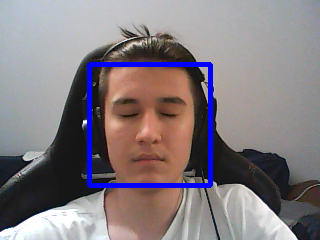
#> input picture 0.png, 320 x 240 px, given in place of the camera
$ python faceRecognition.py
#> lines starting #> are read from the running program, lines starting #| are printed output that depends on the picture; after the words box and inside, x2 and y2 are one past the last pixel; in counts of white or black regions, pixels touching at a corner belong together
# External libraries:
from PIL import ImageFont, ImageDraw, Image
import numpy as np
import cv2 as cv

#STD libraries
from sys import platform
import datetime
import os
import shutil
import time
import json

clear_terminal = None

COLOR = (255,0,0)
STROKE = 2

HIGHEST_RESOLUTION = (1024, 768)
CURRENT_RESOLUTION = (320, 240)
ZOOM = True
FONT = cv.FONT_HERSHEY_COMPLEX
face_cascade = cv.CascadeClassifier('cascades/haarcascade_frontalface_alt2.xml')
MPLUS_FONT = ImageFont.truetype('./redist/MPLUS.ttf', 32)

def clear_windows():
    os.system('cls')

def clear_linux():
    os.system('clear')

if platform == 'linux' or platform == 'linux2':
    clear_terminal = clear_linux
elif platform == 'darwin':
    clear_terminal = clear_linux
elif platform == 'win32':
    clear_terminal = clear_windows
    os.system('@echo off')
    clear_terminal()

if clear_terminal == None:
    print('Végzetes hiba lépett fel, ezért a program fel lett függesztve.')
    exit()


print('Válasszon kamera felbontást:\n1 | 320 x 240\n2 | 640 x 480\n3 | 800 x 600\n4 | 1024 x 768')
resolution = int(input('>>> '))
#> the answer given: 3
#> the answer given: 1
if resolution == 1:
    CURRENT_RESOLUTION = (320, 240)
    ZOOM = True
elif resolution == 2:
    CURRENT_RESOLUTION = (640, 480)
    ZOOM = False
elif resolution == 3:
    CURRENT_RESOLUTION = (800, 600)
    ZOOM = False
elif resolution == 4:
    CURRENT_RESOLUTION = (1024, 768)
    ZOOM = False
clear_terminal()


# [117 lines left out: functions train, registerMemberPicture, getBirthDate, registerData, not called in this run]


def recognize():
    clear_terminal()
    memberslist = []
    with open('members.json', 'r', encoding='UTF-8') as members:
#> (reads members.json from the repository)
        memberslist = json.load(members)
    if not len(memberslist['members']) == 0:
        recognizedFaces = dict()
        recognizer = cv.face_LBPHFaceRecognizer.create()
        recognizer.read('trainer.yml')
        CAP = cv.VideoCapture(0, cv.CAP_DSHOW)
        # CAP.set(cv.CAP_PROP_SETTINGS, 1)
        # print("Kérjük konfigurálja a kamerát.\n")
        # input('Nyomjon entert a folytatáshoz:\n')
        CAP.set(cv.CAP_PROP_FRAME_WIDTH, CURRENT_RESOLUTION[0])
        CAP.set(cv.CAP_PROP_FRAME_HEIGHT, CURRENT_RESOLUTION[1])
        mostLikelyMatch = ''
        frames = 0
        while True:
            cv.waitKey(1)
            ret, frame = CAP.read()
#> frame is the input picture: shape (240, 320, 3); mean B, G, R 128.9, 123.5, 131.9
            if not ret:
                print('Hiba lépett fel a kamera indítása közben.')
                break

            frameGreyscale = cv.cvtColor(frame, cv.COLOR_BGR2GRAY)
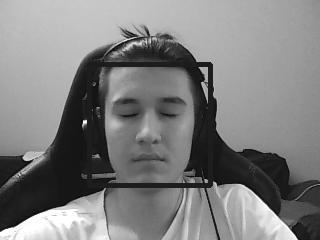
#> frameGreyscale: shape (240, 320); min 14, max 255, mean 126.7
            faces = face_cascade.detectMultiScale(frameGreyscale, 1.15, 4)
#> faces = [[91, 67, 117, 117]]

            if len(faces) > 0 and len(faces) < 2:
                for (x,y,w,h) in faces:
                    roi_gray = frameGreyscale[y:y+h, x:x+h]
                    id_, cf = recognizer.predict(roi_gray)
                    cv.rectangle(frame, (x,y), (x+w,y+h), COLOR, STROKE )

                    # print(cf)
                    if cf < 50 and not id_ in recognizedFaces:
                        recognizedFaces[id_] = [id_, 1]
                    elif cf < 50 and id_ in recognizedFaces:
                        recognizedFaces[id_][1] += 1
                    elif cf > 50:
                        if not 'unknown' in recognizedFaces:
                            recognizedFaces['unknown'] = ['unknown', 1]
                        else:
                            recognizedFaces['unknown'][1] += 1
                    frames += 1
#> this loop made 1 pass
#> (x, y, w, h, id_, cf, frames) on pass 1: (91, 67, 117, 117, 0, 79.24, 1)
#> pass 1, in recognize, `roi_gray = frameGreyscale[y:y+h, x:x+h]`:
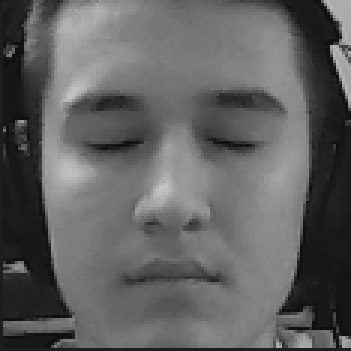
#> roi_gray: shape (117, 117) (shown 3 times larger); min 14, max 197, mean 96.4
#> after the loop:
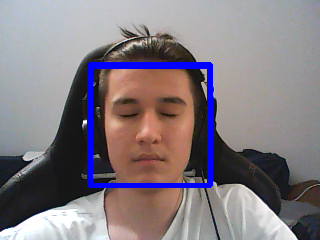
#> frame: shape (240, 320, 3); 0.6% of pixels changed, all inside (x1, y1, x2, y2) = (92, 67, 208, 183)
#> after the loop, frames = 1; recognizedFaces = {'unknown': ['unknown', 1]}

                highestPercentage = 0
                highestKey = ''
                for k, v in recognizedFaces.items():
                    if v[1] > highestPercentage:
                        highestKey = k
                        highestPercentage = v[1]
#> this loop made 1 pass
#> (k, v, highestKey, highestPercentage) on pass 1: ('unknown', ['unknown', 1], 'unknown', 1)
#> after the loop, highestPercentage = 1

                id = recognizedFaces[highestKey][0]
#> id = 'unknown'

                if id == 'unknown':
                    mostLikelyMatch = 'Legjobb találat: Ismeretlen!'
                else:
                    memeberdata = memberslist['members'][id]
                    mostLikelyMatch = 'Legjobb találat: %s' % memeberdata['name']

            frame_pil = Image.fromarray(frame)
            draw = ImageDraw.Draw(frame_pil)
            draw.text((10, CURRENT_RESOLUTION[1]-60), mostLikelyMatch, font = MPLUS_FONT, fill = (0, 0, 250, 0))
            frame = np.array(frame_pil)
            progress = f'Arcfelismeres folyamatban: {frames*2}%'
#> progress = 'Arcfelismeres folyamatban: 2%'
            cv.putText(frame,progress,(10,30), FONT ,1,(25,25,250),1)
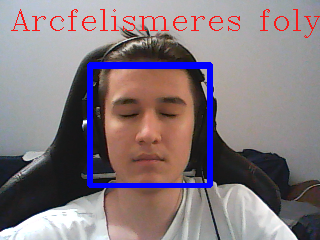
#> frame: shape (240, 320, 3); 1.39% of pixels changed, all inside (x1, y1, x2, y2) = (11, 9, 320, 38)

            if ZOOM:
                frame = cv.resize(frame, (CURRENT_RESOLUTION[0]*2, CURRENT_RESOLUTION[1]*2))
            cv.imshow('Arcfelismerés', frame)
            if frames > 50:
                CAP.release()
                cv.destroyAllWindows()
                date = datetime.date.today()
                # [8 lines of commented-out code are left out]

                id = recognizedFaces[highestKey][0]
                if id != 'unknown':
                    memeberdata = memberslist['members'][id]
                    birthdate = memeberdata['birthdate']
                    purchase_date = datetime.date(memeberdata['purchase_date'][0], memeberdata['purchase_date'][1], memeberdata['purchase_date'][2])
                    pass_expires = purchase_date + datetime.timedelta(memeberdata['pass_type'])
                    delta = pass_expires - date
                    percentage = recognizedFaces[highestKey][1]
                    clear_terminal()

                    print("Név: ", memeberdata['name'], '-', str(percentage*2)+'%')
                    print("Született: ", f"{birthdate[0]} {birthdate[1]} {birthdate[2]}.")
                    print("Bérlet típus: ", memeberdata['pass_type'])
                    print("Bérletet vásárolta: ", f"{purchase_date.year} {purchase_date.month} {purchase_date.day}.")

                    if not delta.days == 0:
                        print("Bérlete lejár : ", f"{pass_expires.year} {pass_expires.month} {pass_expires.day}. ({delta.days} Nap)\n")
                    else:
                        print("Bérlete lejár : ", f"{pass_expires.year} {pass_expires.month} {pass_expires.day}. ( Lejárt )\n")

                    input('Nyomj enter-t a továbblépéshez.\n')
                    break
                else:
                    clear_terminal()
                    print('Ismeretlen személy.\n')
                    input('Nyomj enter-t a továbblépéshez.\n')
                    break
        clear_terminal()
        main()
    else:
        clear_terminal()
        main()


def main():
    print("Beszélő Benedek Fitness CLI -\n© Hajdu Benedek, Resz Máté, Granilla Péter\n")

    print("1 | Arcfelismerés")
    print("2 | Új tagság regisztrálása")
    # print("3 | Tagság megvonása")
    print("x | Kilépés")
    choice = input(">>> ")

    if choice == "1":
        recognize()
    elif choice == "2":
        registerData()
    # elif choice == "3":
        #revokeMembership()
    elif choice == "x":
        clear_terminal()
        exit()
    else:
        print("Helytelen érték.")
        clear_terminal()
        main()
main()
